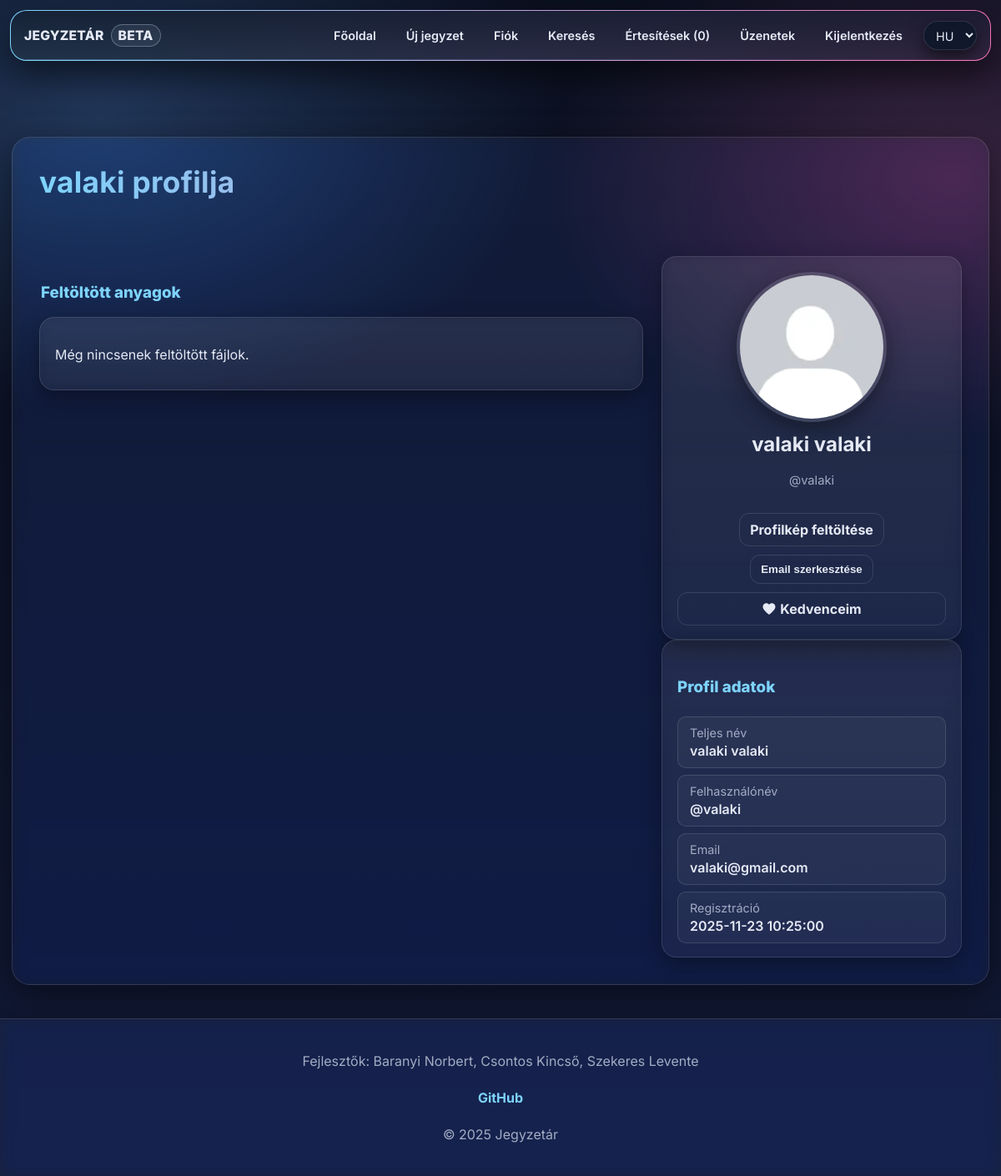
The page /profile.php?userid=5 (signed in) on the database its author committed.
### tables this page shows
CREATE TABLE `users` (
  `id` int(11) NOT NULL,
  `lastname` varchar(100) DEFAULT NULL,
  `firstname` varchar(100) DEFAULT NULL,
  `username` varchar(50) NOT NULL,
  `birthdate` date DEFAULT NULL,
  `gender` varchar(10) DEFAULT NULL,
  `email` varchar(50) NOT NULL,
  `profile_picture` varchar(255) DEFAULT NULL,
  `password` varchar(255) NOT NULL,
  `security_question` varchar(255) NOT NULL,
  `security_answer` varchar(255) NOT NULL,
  `admin` tinyint(1) NOT NULL,
  `registration_date` datetime DEFAULT NULL,
  `language` varchar(5) NOT NULL DEFAULT 'hu',
  `oauth_provider` varchar(20) DEFAULT NULL,
  `oauth_sub` varchar(191) DEFAULT NULL,
  `email_verified` tinyint(1) NOT NULL DEFAULT 0
);

### assets/php/lang.php (called while the page is built, shortened)
<?php
    $supported_langs = ['hu', 'en', 'de'];
    $lang = $_SESSION['lang'] ?? ($_COOKIE['lang'] ?? 'hu');
    if (isset($user['language']) && in_array($user['language'], $supported_langs, true)) {
        $lang = $user['language'];
    }
    $translations = [];
    $sql = $conn->query(
        "SELECT t_key, text FROM translations WHERE lang_code = '" .
        $conn->real_escape_string($lang) . "'"
    );
    while ($row = $sql->fetch_assoc()) {
        $translations[$row['t_key']] = $row['text'];
    }
    if (!function_exists('t')) {
        function t(string $key, string $fallback = ''): string {
            global $translations;
            if (isset($translations[$key])) {
                return $translations[$key];
            }
            return $fallback !== '' ? $fallback : $key;
        }
    }

### profile.php (the view, shortened to what this page needs)
<?php
    require "assets/php/db.php";
    require "assets/php/lang.php";
    $profileId = isset($_GET['userid']) ? (int)$_GET['userid'] : 0;
    $res = $conn->query("SELECT * FROM users WHERE id={$profileId} LIMIT 1");
    $profile = $res->fetch_assoc();
    $viewerId = (int)$_COOKIE['id'];
    $isOwner  = ($viewerId === (int)$profile['id']);
    $profile_picture_path = "assets/img/default_profile_picture.jpg";
    $is_birthday = false;
    if (!empty($profile['birthdate'])) {
        $is_birthday = (date('m-d', strtotime($profile['birthdate'])) === date('m-d'));
    }
?>
<!DOCTYPE html>
<html lang="<?= $lang ?>">
<head>
    <link rel="stylesheet" href="assets/css/styles.aurora.css">
</head>
<body>
<?php include 'assets/php/navbar.php'; ?>
<div class="main">
    <h1><?= htmlspecialchars($profile['firstname']) . ' ' . t('profile_of') ?></h1>
    <div class="home-grid">
        <aside class="content-aside">
            <div class="card profile-center">
                <div class="avatar-wrap <?= $is_birthday ? 'is-birthday' : '' ?>" style="--avatar-size:180px">
                    <div class="avatar-box">
                        <img class="profile-picture"
                             src="<?= htmlspecialchars($profile_picture_path) ?>"
                             alt="<?= t('profile_picture_alt') ?>">
                    </div>
                </div>
                <h2 class="profile-name"><?= htmlspecialchars($profile['lastname'] . ' ' . $profile['firstname']) ?></h2>
                <p class="entry-meta profile-username">@<?= htmlspecialchars($profile['username']) ?></p>
                <?php if ($isOwner): ?>
                    <div class="profile-actions">
                        <form method="POST" enctype="multipart/form-data">
                            <label for="profile_picture" class="btn-ghost"><?= t('btn_upload_profile_pic') ?></label>
                        </form>
                        <form method="POST">
                            <button type="submit" name="edit-email-btn" class="btn-ghost">
                                <?= t('btn_edit_email') ?>
                            </button>
                        </form>
                        <a href="favorites.php" class="btn-ghost">
                            Kedvenceim
                        </a>
                    </div>
                <?php endif; ?>
            </div>
            <div class="card">
                <h3><?= t('profile_data') ?></h3>
                <div class="profile-info-card">
                    <div class="profile-info-item">
                        <div class="profile-info-label"><?= t('profile_fullname') ?></div>
                        <div class="profile-info-value">
                            <?= htmlspecialchars($profile['lastname'] . ' ' . $profile['firstname']) ?>
                        </div>
                    </div>
                    <div class="profile-info-item">
                        <div class="profile-info-label"><?= t('profile_username') ?></div>
                        <div class="profile-info-value">@<?= htmlspecialchars($profile['username']) ?></div>
                    </div>
                    <?php if ($isOwner): ?>
                        <div class="profile-info-item">
                            <div class="profile-info-label">Email</div>
                            <div class="profile-info-value"><?= htmlspecialchars($profile['email']) ?></div>
                        </div>
                        <div class="profile-info-item">
                            <div class="profile-info-label"><?= t('profile_registration') ?></div>
                            <div class="profile-info-value"><?= htmlspecialchars($profile['registration_date']) ?></div>
                        </div>
                    <?php endif; ?>
                </div>
            </div>
        </aside>
        <section class="content-main">
            <div class="section-titlebar">
                <h3><?= t('profile_uploaded_files') ?></h3>
            </div>
            <?php
            $files = $conn->query("SELECT * FROM files WHERE uploaded_by={$profile['id']} ORDER BY id DESC");
            if ($files && $files->num_rows > 0): ?>
                <div class="content-grid grid-large">
                    <?php while ($file = $files->fetch_assoc()):
                        $uploader_q = $conn->query("SELECT username FROM users WHERE id=".(int)$file['uploaded_by']." LIMIT 1");
                        $uploader   = $uploader_q ? $uploader_q->fetch_assoc() : ['username' => 'ismeretlen'];
                        $ext = pathinfo($file['file_name'], PATHINFO_EXTENSION);
                        ?>
                        <article class="card">
                            <header class="card-head">
                                <h4 class="entry-title"><?= htmlspecialchars($file['name']) ?></h4>
                                <a class="note-desc-btn" href="note.php?id=<?= (int)$file['id'] ?>">
                                    <?= t('btn_details') ?>
                                </a>
                                <a class="entry-download-btn" href="assets/php/download.php?id=<?= (int)$file['id'] ?>">
                                    <svg class="icon icon-download" viewBox="0 0 24 24" aria-hidden="true">
                                        <path d="M12 3v10m0 0l-4-4m4 4l4-4M4 17v3h16v-3"
                                              fill="none" stroke="currentColor" stroke-width="2" stroke-linecap="round"/>
                                    </svg>
                                    <?= t('btn_download') ?>
                                </a>
                            </header>
                            <?php if (!empty($file['subject'])): ?>
                                <p class="entry-meta">
                                    <?= t('label_subject') ?>
                                    <strong><?= htmlspecialchars($file['subject']) ?></strong>
                                </p>
                            <?php endif; ?>
                            <p><?= htmlspecialchars($file['description'] ?? '') ?></p>
                            <?php
                            $safe_path = "users/".htmlspecialchars($uploader['username'])."/".htmlspecialchars($file['file_name']);
                            if ($ext === 'docx'): ?>
                                <p><b><?= t('docx_warning') ?></b></p>
                            <?php elseif ($ext === 'mp4'): ?>
                                <video controls class="file-preview">
                                    <source src="<?= $safe_path ?>" type="video/mp4">
                                </video>
                            <?php elseif ($ext === 'pdf'): ?>
                                <iframe src="<?= $safe_path ?>" width="100%" height="500"></iframe>
                            <?php endif; ?>
                            <?php if (!empty($file['tags'])): ?>
                                <p class="entry-meta">
                                    <?= t('label_tags') ?>
                                    <?= htmlspecialchars($file['tags']) ?>
                                </p>
                            <?php endif; ?>
                            <?php if ($isOwner && (int)$file['uploaded_by'] === $viewerId): ?>
                                <form method="POST" action="assets/php/delete.php">
                                    <input type="hidden" name="file_id" value="<?= (int)$file['id'] ?>">
                                    <button type="submit" class="entry-download-btn">
                                        <?= t('btn_delete_file') ?>
                                    </button>
                                </form>
                            <?php endif; ?>
                        </article>
                    <?php endwhile; ?>
                </div>
            <?php else: ?>
                <div class="card">
                    <p><?= t('empty_no_files') ?></p>
                </div>
            <?php endif; ?>
        </section>
    </div>
</div>
<?php include 'assets/php/footer.php'; ?>
</body>
</html>

### assets/css/styles.aurora.css (style rules this page uses)
* { box-sizing: border-box; }
:root { --bg: #0b1020; --bg-2: #111936; --glass: rgba(255,255,255,.06); --stroke: rgba(255,255,255,.12); --text: #e6eaf5; --muted: #a4acc4; --primary: #7dd3fc; --primary-2: #60a5fa; --accent: #f472b6; --ok: #34d399; --warn: #fbbf24; --radius-lg: 18px; --radius-md: 14px; --shadow-lg: 0 12px 40px rgba(0,0,0,.45); --shadow-md: 0 8px 24px rgba(0,0,0,.35); --card-blur: saturate(160%) blur(8px); }
html, body { height: 100%; }
body { margin: 0; font-family: Inter, system-ui, -apple-system, Segoe UI, Roboto, Arial, sans-serif; color: var(--text); background: radial-gradient(ellipse 800px 500px at 10% 10%, rgba(96,165,250,.25), transparent 70%), radial-gradient(ellipse 700px 450px at 95% 15%, rgba(244,114,182,.20), transparent 70%), linear-gradient(180deg, var(--bg) 0%, var(--bg-2) 100%); background-repeat: no-repeat; background-attachment: fixed; background-size: 100% 100%; padding: 18px 14px 48px; padding-top: 84px; min-height: 100vh; overflow-x: hidden; }
.main { max-width: 1200px; margin: 110px auto 48px; padding: 36px; border-radius: 22px; background: linear-gradient(180deg, rgba(255,255,255,.04), rgba(255,255,255,.02)); border: 1px solid var(--stroke); backdrop-filter: var(--card-blur); -webkit-backdrop-filter: var(--card-blur); box-shadow: var(--shadow-lg); width: 100%; }
.main h1 { margin: 0 0 24px 0; font-size: clamp(1.7rem, 2.4vw + .4rem, 2.6rem); background: linear-gradient(90deg, var(--primary), var(--accent)); -webkit-background-clip: text; background-clip: text; color: transparent; letter-spacing: .3px; }
.main h3 { margin: 26px 0 12px; font-weight: 800; color: var(--primary); }
.card { position: relative; border-radius: var(--radius-lg); border: 1px solid var(--stroke); background: linear-gradient(180deg, rgba(255,255,255,.06), rgba(255,255,255,.03)); box-shadow: var(--shadow-md); padding: 18px 18px 16px; display: flex; flex-direction: column; gap: 12px; backdrop-filter: var(--card-blur); -webkit-backdrop-filter: var(--card-blur); transition: transform .18s ease, box-shadow .18s ease, border-color .18s ease; }
.entry-meta { margin: 2px 0 0 0; color: var(--muted); font-size: .92rem; }
.icon { display: block; }
.btn-ghost { display: inline-flex; justify-content: center; align-items: center; padding: 9px 12px; border-radius: 12px; font-weight: 700; text-decoration: none; color: var(--text); border: 1px solid var(--stroke); background: transparent; cursor: pointer; }
.section-titlebar { display: flex; align-items: center; justify-content: space-between; gap: 12px; padding: 6px 2px; flex-wrap: wrap; }
.home-grid { display: grid; grid-template-columns: 1fr; grid-template-areas: "hero" "filters" "main" "aside"; gap: 22px; }
.content-main { grid-area: main; }
.content-aside { grid-area: aside; }
.profile-picture { width: 180px; height: 180px; border-radius: 50%; object-fit: cover; border: 4px solid var(--stroke); box-shadow: var(--shadow-md); margin-bottom: 18px; }
.profile-info-card { display: grid; gap: 8px; }
.profile-info-item { padding: 10px 14px; background: rgba(255,255,255,.04); border-radius: 10px; border: 1px solid var(--stroke); }
.profile-info-label { color: var(--muted); font-size: .9rem; margin-bottom: 3px; }
.profile-info-value { color: var(--text); font-weight: 600; word-break: break-word; }
.profile-actions { display: flex; flex-direction: column; gap: 10px; }
.profile-center { text-align: center; }
.profile-name { margin: 0 0 8px 0; }
.profile-username { margin: 0 0 18px 0; }
@media (min-width: 768px) { .main { padding: 32px; margin: 80px auto 32px; } }
@media (min-width: 1024px) { .home-grid { grid-template-columns: 1fr 360px; grid-template-areas: "hero hero" "filters filters" "main aside"; align-items: start; } }
.profile-center .avatar-wrap { display:block; }
.profile-center .avatar-wrap { --avatar-size:180px; }
.profile-center .avatar-wrap .avatar-box { position: relative !important; width: var(--avatar-size) !important; height: var(--avatar-size) !important; margin: 0 auto !important; line-height: 0 !important; }
.profile-center .avatar-wrap .avatar-box > img.profile-picture { position: absolute !important; inset: 0 !important; width: 100% !important; height: 100% !important; object-fit: cover !important; border-radius: 999px !important; margin: 0 !important; box-shadow: var(--shadow-md) !important; border: 4px solid var(--stroke) !important; }

### rows shown on the page
users: lastname+firstname "valaki valaki", username "valaki", email "valaki@gmail.com", registration_date "2025-11-23 10:25:00"

### other values the page prints
t('nav_home') "Főoldal"
t('nav_upload') "Új jegyzet"
t('nav_profil') "Fiók"
t('nav_search') "Keresés"
t('nav_notify') "Értesítések"
$notify_number "0"
t('nav_messages') "Üzenetek"
t('nav_logout') "Kijelentkezés"
t('btn_upload_profile_pic') "Profilkép feltöltése"
t('btn_edit_email') "Email szerkesztése"
t('profile_data') "Profil adatok"
t('profile_fullname') "Teljes név"
t('profile_username') "Felhasználónév"
t('profile_registration') "Regisztráció"
t('profile_uploaded_files') "Feltöltött anyagok"
